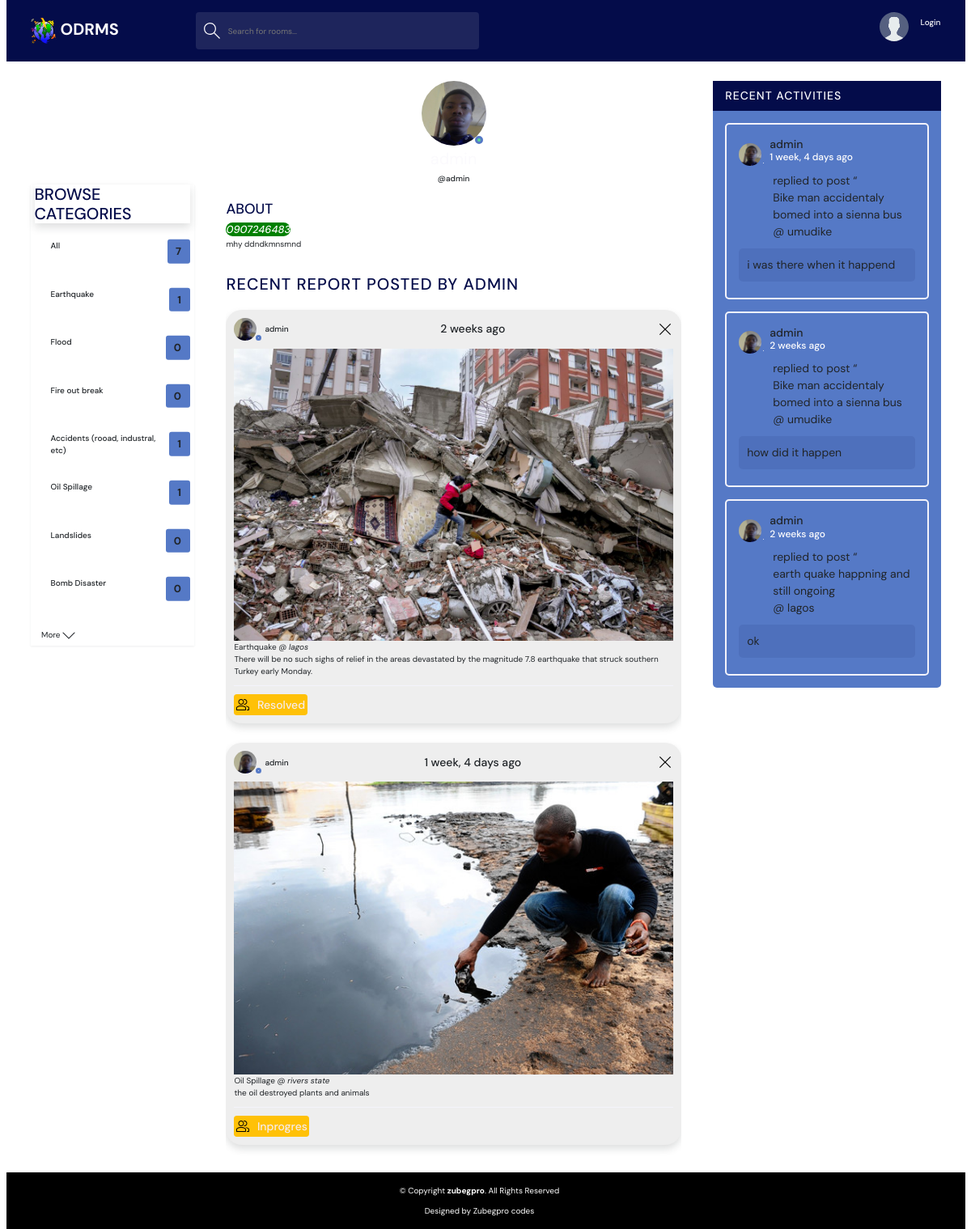
Page /profile/1/ on the committed database.
### base/models.py (models this page shows, shortened)
class Category(models.Model):
    name = models.TextField(max_length=200)

class CustomUser(AbstractUser):
    email = models.EmailField(unique=True,)
    bio = models.TextField(blank=True)
    nin = models.CharField(max_length=11, null=True)
    phoneNo = models.CharField(max_length=11, null=True)
    address = models.CharField(max_length=250, null=True)
    avatar = models.ImageField(null=True, upload_to='images/', default='avatar.svg')
    updated = models.DateTimeField(auto_now=True)
    created= models.DateTimeField(auto_now_add=True)
    USERNAME_FIELD = 'email'
    REQUIRED_FIELDS = []
    class Meta:
        ordering = ['updated', 'created']
    def __str__(self):
        return self.username  # Display the name of the user in the admin panel

class Report(models.Model):
    user = models.ForeignKey(CustomUser, related_name='reports', on_delete=models.SET_NULL, null=True, blank=True)
    topic = models.ForeignKey(Category, on_delete=models.SET_NULL, null=True)
    title = models.CharField(max_length=200, null=True)
    Rimg = models.ImageField(null=True, blank=True, upload_to='images/')
    description = models.TextField(null=False, blank=True)
    locate = models.CharField(max_length=250,null=False, blank=False)
    contributors = models.ManyToManyField(CustomUser, related_name = 'participants', blank=True )
    status = models.CharField(max_length=20, choices=[('unread', 'Unread'), ('in-progress','In-Progress'), ('successful', 'Successful')],
                              default='unread')
    updated = models.DateTimeField(auto_now=True)
    created = models.DateTimeField(auto_now_add=True)
    class Meta:
        ordering = ['updated', 'created']
    def __str__(self):
        return self.title

class Comments(models.Model):
    user = models.ForeignKey(CustomUser, on_delete=models.CASCADE)
    report = models.ForeignKey(Report, on_delete=models.CASCADE)
    body = models.TextField()
    updated = models.DateTimeField(auto_now=True)
    created = models.DateTimeField(auto_now_add=True)
    class Meta:
        ordering = ['-updated', '-created']
    def __str__(self):
        return self.body[0:50]

### base/views.py (the view)
# urls.py: path('profile/<str:pk>/', views.userProfile, name='user-profile'),
def userProfile(request, pk):
    user = CustomUser.objects.get(id=pk)
    report = user.reports.all()
    reports_comment = user.comments_set.all()
    topics = Category.objects.all()
    context = {'user':user, 'reports': report, 'reports_comment':reports_comment, 'topics': topics}
    return render(request, 'base/user_profile.html', context)

### base/templates/base/user_profile.html (shortened to what this page needs)
{% extends 'main.html' %}
{% block content %}
 <main class="profile-page layout layout--3">
    <div class="container">
        {% include 'base/topics_components.html' %}
      <div class="roomList">
        <div class="profile">
          <div class="profile__avatar">
            <div class="avatar avatar--large active">
              <img src="{{user.avatar.url}}" />
            </div>
          </div>
          <div class="profile__info">
            <h3>{{user.username}}</h3>
            <p>@{{user.username}}</p>
          </div>
          <div class="profile__about">
            <h3>About</h3>
            <i class="roomListRoom__topic contactm">{{user.phoneNo}}</i>
            <p>
             {{user.bio}}
            </p>
          </div>
        </div>
        <div class="roomList__header ">
          <div>
            <h2>Recent Report Posted by <a>{{user.username}}</a>
            </h2>
          </div>
        </div>
                {% include 'base/feed_components.html' %}
      </div>
      <div class="activities ">
        <div class="activities__header">
          <h2>Recent Activities</h2>
        </div>
          {% include 'base/activity_component.html' %}
      </div>
    </div>
  </main>
{% endblock %}

### base/templates/base/topics_components.html (shortened to what this page needs)
<div class="topics tsec shadow-sm px-2 h-100">
      <div class="topics__header shadow">
        <h2>Browse Categories </h2>
      </div>
      <div>
        <ul class="topics__list">
          <li>
            <a href="{% url 'home' %}" class="active">All <span>{{topics.count}}</span></a>
          </li>
          {% for topic in topics %}
          <li>
            <a href="{% url 'home' %}?h={{topic.name}}">{{topic.name}} <span>{{topic.report_set.all.count}}</span></a>
          </li>
          {% endfor %}
        </ul>
      </div>
      <a class="btn btn--link" href="{% url 'topics'%}">
        More
        <svg version="1.1" xmlns="http://www.w3.org/2000/svg" width="32" height="32" viewBox="0 0 32 32">
          <title>chevron-down</title>
          <path d="M16 21l-13-13h-3l16 16 16-16h-3l-13 13z"></path>
        </svg>
      </a>
</div>

### base/templates/base/feed_components.html (shortened to what this page needs)
{% for report in reports%}
<div class="roomListRoom shadow">
    <div class="roomListRoom__header">
      <a href="{% url 'user-profile' report.user.id %}" class="roomListRoom__author">
        <div class="avatar avatar--small">
          <img src={{report.user.avatar.url}} />
        </div>
        <span>{{report.user.username}}</span>
      </a>
      <div class="roomListRoom__actions">
        <span>{{report.created|timesince}}  ago</span>
      </div>
      <a href="{% url 'delete-report' report.id%}">
        <svg version="1.1" xmlns="http://www.w3.org/2000/svg" width="20" height="20" viewBox="0 0 32 32">
          <title>remove</title>
          <path
            d="M27.314 6.019l-1.333-1.333-9.98 9.981-9.981-9.981-1.333 1.333 9.981 9.981-9.981 9.98 1.333 1.333 9.981-9.98 9.98 9.98 1.333-1.333-9.98-9.98 9.98-9.981z"
          ></path>
        </svg>
      </a>
    </div>
    <div class="roomListRoom__content">
      <div>
        <a href="{% url 'report' report.id %}" class="w-100">
          {% if report.Rimg %}
          <img class="img-fluid" src="{{report.Rimg.url}}">
          {% endif %}
        </a>
      </div>
      <a href="{% url 'report' report.id %}" class="rm-content-a">{{report.topic.name}}  @ <em>{{report.locate}}</em></a>
      <p>
        {{report.description}}
      </p>
    </div>
    <div class="roomListRoom__meta">
      <span href="" class="roomListRoom__joined bg-warning changeState rounded p-1">
        {{report.status}}
      </span>
    </div>
</div>
{% endfor %}

### base/templates/base/activity_component.html (shortened to what this page needs)
{% for r_comment in reports_comment  %}
<div class="activities__box">
            <div class="activities__boxHeader roomListRoom__header">
              <a href="profile.html" class="roomListRoom__author">
                <div class="avatar avatar--small">
                  <img src={{r_comment.user.avatar.url}} />
                </div>
                <p>
                    {{r_comment.user}}
                  <span>{{r_comment.created|timesince }} ago</span>
                </p>
              </a>
            </div>
            <div class="activities__boxContent" style="margin-bottom: 0.5rem;">
              <p>replied to post “<a href="">{{r_comment.report}}</a> @ {{r_comment.report.locate}}</p>
              <div class="activities__boxRoomContent">
                {{r_comment}}
              </div>
            </div>
</div>
{% endfor %}

### rows in the picture
Category: name "Earthquake", report_set.all.count "1"
Category: name "Flood", report_set.all.count "0"
Category: name "Fire out break", report_set.all.count "0"
Category: name "Accidents (rooad, industral, etc)", report_set.all.count "1"
Category: name "Oil Spillage", report_set.all.count "1"
Category: name "Landslides", report_set.all.count "0"
Category: name "Bomb Disaster", report_set.all.count "0"
CustomUser: avatar (picture), username "admin", phoneNo "0907246483", bio "mhy ddndkmnsmnd", username "ADMIN"
Report: user.avatar (picture), user.username "admin", created "2 weeks", Rimg (picture), topic.name "Earthquake", locate "lagos", description "There will be no such sighs of relief in the areas devastated by the magnitude 7.8 earthquake that struck southern Turkey early Monday.", status "Resolved"
Report: user.avatar (picture), user.username "admin", created "1 week, 4 days", Rimg (picture), topic.name "Oil Spillage", locate "rivers state", description "the oil destroyed plants and animals", status "Inprogres"
Comments: user.avatar (picture), user "admin", created "1 week, 4 days", report "Bike man accidentaly bomed into a sienna bus", report.locate "umudike", body "i was there when it happend"
Comments: user.avatar (picture), user "admin", created "2 weeks", report "Bike man accidentaly bomed into a sienna bus", report.locate "umudike", body "how did it happen"
Comments: user.avatar (picture), user "admin", created "2 weeks", report "earth quake happning and still ongoing", report.locate "lagos", body "ok"

### other values in the picture
{{ topics.count }} "7"
